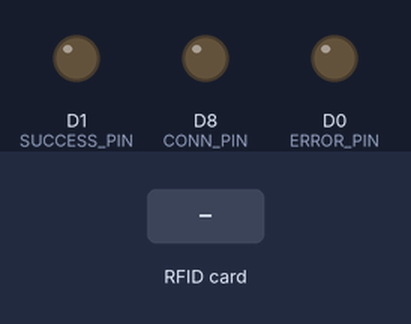
Recording of a sketch running on a simulated ESP8266 (NodeMCU). On the bench: output pins drawn as LEDs (lit = HIGH). Inputs (shaded band) come from the test bench. WiFi joins after 1.5 s; servers stay silent unless stated; uploads are accepted with an empty reply; what the sketch prints to the serial monitor is not drawn.

Above: at 0.0 s.
At 4.7 s:
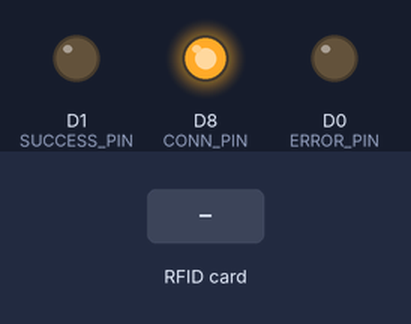
4.8 s: RFID card AB CD E1 23 45 held to the reader
At 5.7 s:
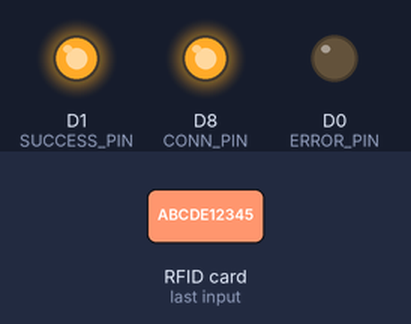
Timing chart, 0 to 7.8 s (numbered marks = the images above; inputs shaded):
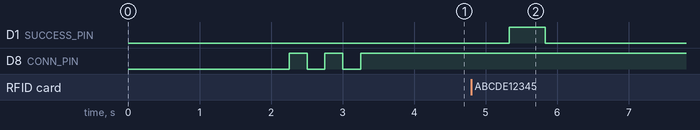

Measured:
- after the input at 4.8 s, D1 (SUCCESS_PIN): LOW → HIGH after 0.53 s, → LOW 0.50 s later

The sketch:

NMCU.ino
```cpp
#include <SPI.h>
#include <MFRC522.h>
#include <ESP8266WiFi.h>
#include <ESP8266HTTPClient.h>
#include <WiFiClient.h>
WiFiClient wifiClient;

#define SS_PIN D4
#define RST_PIN D2

#define ERROR_PIN D0
#define SUCCESS_PIN D1
#define CONN_PIN D8


const char *ssid = "xiaomi_a"; //WIFI NAME OR HOTSPOT
const char *password = "abcde12345"; //WIFI PASSWORD POR MOBILE HOTSPOT PASSWORD

MFRC522 mfrc522(SS_PIN, RST_PIN);
void setup() {
   delay(1000);
   Serial.begin(9600);
   WiFi.mode(WIFI_OFF);
   delay(1000);
   WiFi.mode(WIFI_STA);
   WiFi.begin(ssid, password);
   Serial.println("");

   pinMode(CONN_PIN, OUTPUT);
   pinMode(SUCCESS_PIN, OUTPUT);
   pinMode(ERROR_PIN, OUTPUT);

   Serial.print("Connecting");
   while (WiFi.status() != WL_CONNECTED) {
     digitalWrite(CONN_PIN, LOW);
     delay(250);
     Serial.print(".");
     digitalWrite(CONN_PIN, HIGH);
     delay(250);
   }

   Serial.println("");
   Serial.print("Connected to ");
   Serial.println(ssid);
   Serial.print("IP address: ");
   Serial.println(WiFi.localIP());

   SPI.begin();
   mfrc522.PCD_Init();
}

void sendRfidLog(long cardid) {

  if(WiFi.status() == WL_CONNECTED) {
    HTTPClient http;
    String postData = "UIDresult=" + String(cardid);
    String ip_address = "192.168.31.30"; // Xampp server local IP address
    http.begin(wifiClient,"http://"+ip_address+"/SmartStudentCard/include/getUID.php");
    http.addHeader("Content-Type", "application/x-www-form-urlencoded");

    int httpCode = http.POST(postData);
    String payload = http.getString();
    if(httpCode==-1){
      Serial.println("Server not connected.");
      digitalWrite(ERROR_PIN, HIGH);
    }else if(httpCode==200){
        Serial.println("Data sent successfully.");
        digitalWrite(SUCCESS_PIN, HIGH);
     } else{
        Serial.println("Error found!");
        digitalWrite(ERROR_PIN, HIGH);
     }
    http.end();
  }
}

void toggleConnStat() {
  if(WiFi.status() == WL_CONNECTED) {
    digitalWrite(CONN_PIN, HIGH);
  } else {
    digitalWrite(CONN_PIN, LOW);
  }
}

void loop() {

  if ( mfrc522.PICC_IsNewCardPresent()){
    if ( mfrc522.PICC_ReadCardSerial()){
      long code=0;
      for (byte i = 0; i < mfrc522.uid.size; i++){
        code=code*10+mfrc522.uid.uidByte[i];
      }
      sendRfidLog(code);
      Serial.println("Card number: "+String(code));
    }
  }

  toggleConnStat();
  delay (500);

  digitalWrite(SUCCESS_PIN, LOW);
  digitalWrite(ERROR_PIN, LOW);

}
```
